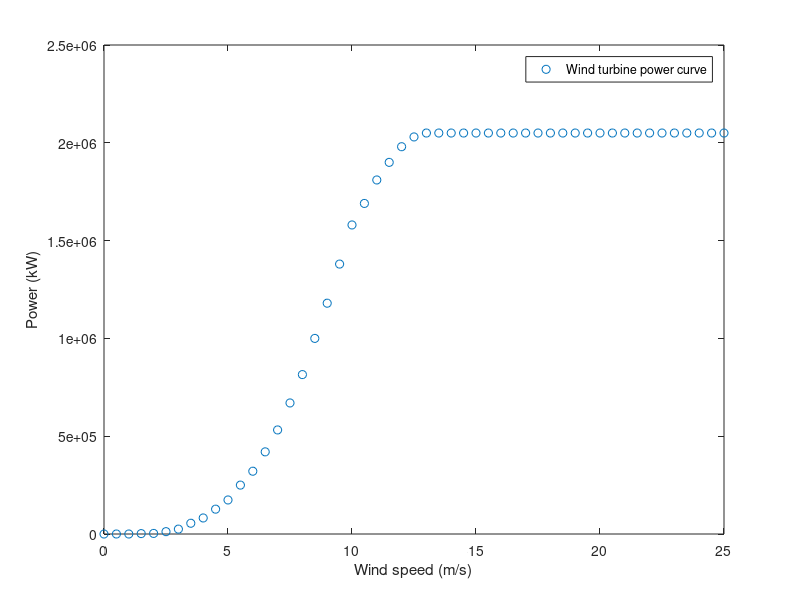

MATLAB code for this plot:
%% Turbine power curve data
clc, clear all, close all
del_u = 0.5;
u = [0:del_u:25]';
P = [0
0
0
2
3
12
25
55
82
127
174
250
321
420
532
670
815
1000
1180
1380
1580
1690
1810
1900
1980
2030
2050
2050
2050
2050
2050
2050
2050
2050
2050
2050
2050
2050
2050
2050
2050
2050
2050
2050
2050
2050
2050
2050
2050
2050
2050]*1000;
%% Plotting
figure
plot(u,P,'o')
legend('Wind turbine power curve')
ylabel('Power (kW)')
xlabel('Wind speed (m/s)')
%% Calculations
z0 = 0.001; % Surface roughness
us = 6; % Observed wind speed at observed height
zs = 10; % Observed height
turbineHeight = 85;
alpha = 0.5*(z0/10)^0.2;
u_turbineHeight = us*(turbineHeight/zs)^alpha; % FIXED FORMULA, divided by zs
c = 2*u_turbineHeight/sqrt(pi); % CONSTANT 2
Rayleigh = (2*u/c^2).*exp(-(u/c).^2);
P_avg = sum(P.*Rayleigh)*(del_u) % NOT SQUARE
CapacityFactor = P_avg/2050000
